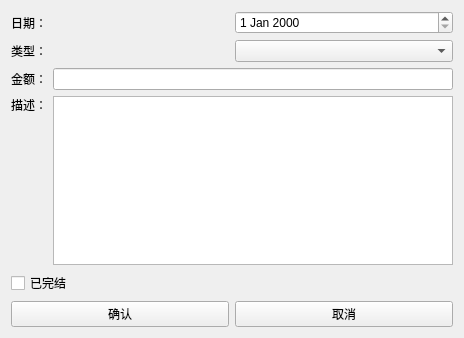
<?xml version="1.0" encoding="UTF-8"?>
<ui version="4.0">
 <class>FormCreatJournal</class>
 <widget class="QWidget" name="FormCreatJournal">
  <property name="geometry">
   <rect>
    <x>0</x>
    <y>0</y>
    <width>464</width>
    <height>338</height>
   </rect>
  </property>
  <property name="windowTitle">
   <string>新增流水</string>
  </property>
  <layout class="QVBoxLayout" name="verticalLayout_2">
   <item>
    <layout class="QHBoxLayout" name="horizontalLayout_4">
     <item>
      <widget class="QLabel" name="label">
       <property name="text">
        <string>日期：</string>
       </property>
      </widget>
     </item>
     <item>
      <widget class="QDateEdit" name="dateEdit"/>
     </item>
    </layout>
   </item>
   <item>
    <layout class="QHBoxLayout" name="horizontalLayout_3">
     <item>
      <widget class="QLabel" name="label_2">
       <property name="text">
        <string>类型：</string>
       </property>
      </widget>
     </item>
     <item>
      <widget class="QComboBox" name="comboBox"/>
     </item>
    </layout>
   </item>
   <item>
    <layout class="QHBoxLayout" name="horizontalLayout_2">
     <item>
      <widget class="QLabel" name="label_3">
       <property name="text">
        <string>金额：</string>
       </property>
      </widget>
     </item>
     <item>
      <widget class="QLineEdit" name="lineEdit"/>
     </item>
    </layout>
   </item>
   <item>
    <layout class="QHBoxLayout" name="horizontalLayout">
     <item>
      <layout class="QVBoxLayout" name="verticalLayout">
       <item>
        <widget class="QLabel" name="label_4">
         <property name="text">
          <string>描述：</string>
         </property>
        </widget>
       </item>
       <item>
        <spacer name="verticalSpacer">
         <property name="orientation">
          <enum>Qt::Vertical</enum>
         </property>
         <property name="sizeHint" stdset="0">
          <size>
           <width>20</width>
           <height>40</height>
          </size>
         </property>
        </spacer>
       </item>
      </layout>
     </item>
     <item>
      <widget class="QTextEdit" name="textEdit"/>
     </item>
    </layout>
   </item>
   <item>
    <widget class="QCheckBox" name="checkBox">
     <property name="text">
      <string>已完结</string>
     </property>
    </widget>
   </item>
   <item>
    <layout class="QHBoxLayout" name="horizontalLayout_5">
     <item>
      <widget class="QPushButton" name="pushButton">
       <property name="text">
        <string>确认</string>
       </property>
      </widget>
     </item>
     <item>
      <widget class="QPushButton" name="pushButton_2">
       <property name="text">
        <string>取消</string>
       </property>
      </widget>
     </item>
    </layout>
   </item>
  </layout>
 </widget>
 <resources/>
 <connections/>
</ui>
